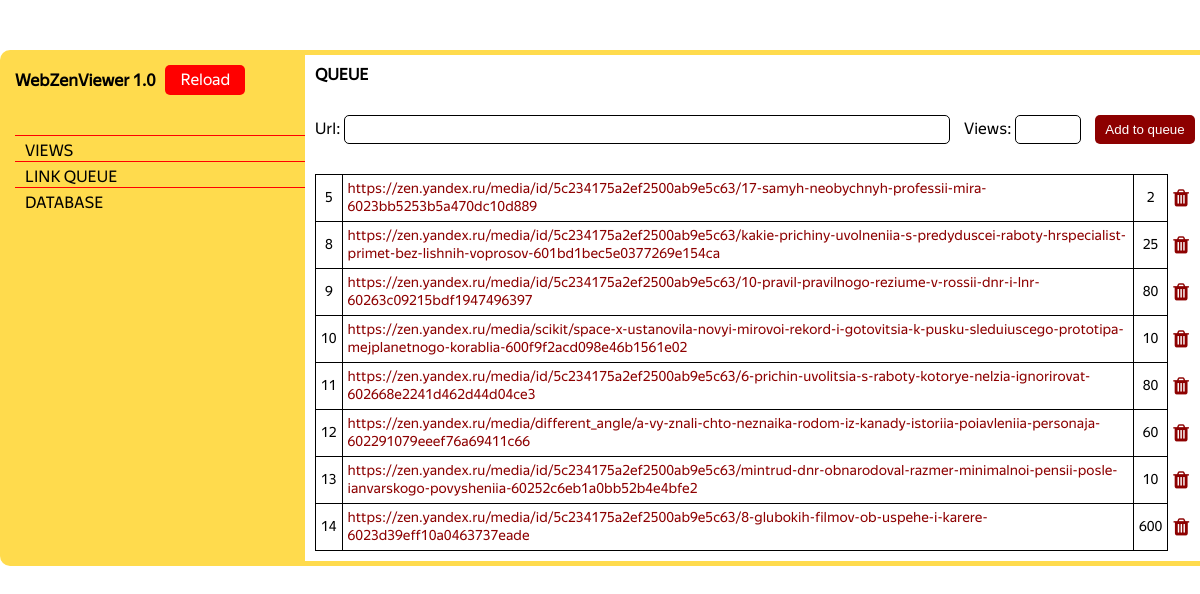
Page /queue on the earlier database version.
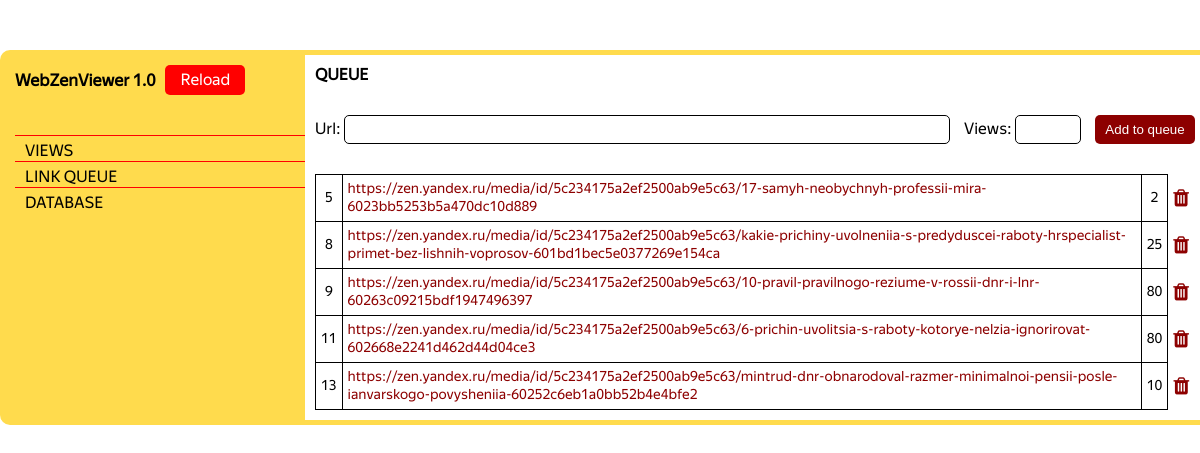
Same page on the later database version.
### app/models.py (models this page shows, shortened)
class LinkQueue(database.Model):
    id = database.Column(database.Integer, primary_key=True)
    url = database.Column(database.Text, nullable=False)
    views = database.Column(database.Integer, nullable=True)

### app/routes.py (the view)
@app.route('/queue', methods=['GET', 'POST'])
def queue():
    queue_form = LinkQueueForm()
    queue_links = LinkQueue.query.all()
    if queue_form.validate_on_submit():
        link = LinkQueue(url=queue_form.url_for_queue.data, views=queue_form.views.data)
        database.session.add(link)
        database.session.commit()
        flash('[INFO] Successfully added!')
        return redirect(url_for('queue'))
    return render_template('queue.html', queue_form=queue_form, queue_links=queue_links)

### app/forms.py (shortened to what this page needs)
class LinkQueueForm(FlaskForm):
    url_for_queue = TextField('Url:', validators=[DataRequired()])
    views = IntegerField('Views:', validators=[DataRequired()])
    submit_link = SubmitField('Add to queue')

### app/templates/queue.html (shortened to what this page needs)
{% extends 'base.html' %}
{% block rightbar %}
    <div class="right-bar-content-head">
        <h1>QUEUE<h1>
    </div>
    <div class="right-bar-content-form">
        <form method="post" class="queue_form">
            <div>
                {{ queue_form.url_for_queue.label }}
                {{ queue_form.url_for_queue(class_='queue-url-field') }}
            </div>
            <div>
                {{ queue_form.views.label }}
                {{ queue_form.views(class_='queue-views-field') }}
            </div>
            {{ queue_form.submit_link(class_='queue-btn') }}
        </form>
    </div>
    <div class="right-bar-content-table">
        <table class="queue-table">
            {% for link in queue_links %}
                <tr>
                    <td>{{ link.id }}</td>
                    <td style="text-align: left;"><a href="{{ link.url }}">{{ link.url }}</a></td>
                    <td>{{ link.views }}</td>
                    <td style="border: none;"><a href="/queue/{{ link.id }}/delete" class="queue-table-delete-btn"><i class="fa fa-trash"></i></a></td>
                </tr>
            {% endfor %}
        </table>
    </div>
{% endblock %}

### app/templates/base.html (shortened to what this page needs)
<!DOCTYPE html>
<html lang="en">
<head>
    <link rel="stylesheet" href="{{ url_for('static', filename='css/style.css') }}">
    <link rel="stylesheet" href="https://maxcdn.bootstrapcdn.com/font-awesome/4.5.0/css/font-awesome.min.css">
</head>
<body class="main-container">
    <section class="content">
        <section class="left-bar">
            <section class="left-bar-content">
                <section class="lbc-head">
                    <h1 class="title">WebZenViewer 1.0</h1>
                    <a href="{{ url_for('index') }}" class="lbc-reload-btn">Reload</a>
                </section>
                <section class="lbc-menu">
                    <div class="lbc-menu-list">
                        <a href="{{ url_for('views') }}" class="lbc-menu-list-item">VIEWS</a>
                        <a href="{{ url_for('queue') }}" class="lbc-menu-list-item">LINK QUEUE</a>
                        <a href="{{ url_for('database_page') }}" class="lbc-menu-list-item">DATABASE</a>
                    </div>
                </section>
            </section>
        </section>
        <section class="right-bar">
            <section class="right-bar-content">
                {% block rightbar %}{% endblock %}
            </section>
        </section>
    </section>
</body>
</html>

### app/static/css/style.css (style rules this page uses)
html, body { width: 100%; height: 100%; padding: 0; margin: 0; font-family: 'Yandex Sans Text', sans-serif; }
h1, p { margin: 0; }
.content { width: 1200px; height: auto; margin: 50px auto; display: flex; border: 5px solid #ffdb4d; border-radius: 10px; }
.left-bar { width: 300px; height: auto; background-color: #ffdb4d; }
.lbc-head { display: flex; align-items: center; padding: 10px; margin-bottom: 30px; font-size: 20px; }
.title { margin-right: 10px; }
.lbc-reload-btn { padding-top: 5px; width: 80px; height: 25px; font-size: 16px; text-align: center; text-decoration: none; background-color: rgb(255, 0, 0); border-radius: 5px; color: white; transition: background-color 0.3s ease, color 0.3s ease; }
.lbc-menu { margin: 0 0 20px 10px; }
.lbc-menu-list { display: flex; flex-direction: column; }
.lbc-menu-list-item { border-top: 1px solid red; text-decoration: none; padding: 5px 0 0 10px; color: black; background-color: none; transition: background-color 1s ease, color 1s ease; }
.right-bar { width: 900px; height: auto; }
.right-bar-content { padding: 10px; }
.right-bar-content-head { margin-bottom: 30px; }
.right-bar-content-form { margin-bottom: 30px; }
.queue_form { display: flex; justify-content: space-between; }
.queue-url-field { width: 600px; height: 25px; border: 1px solid black; border-radius: 5px; background-color: white; }
.queue-views-field { width: 60px; height: 25px; border: 1px solid black; border-radius: 5px; background-color: white; }
.queue-btn { height: 29px; width: 100px; border: none; border-radius: 5px; background-color: rgb(141, 0, 0); color: white; }
.queue-table { width: 100%; border-collapse: collapse; text-align: center; font-size: 14px; }
.queue-table a { text-decoration: none; color: rgb(141, 0, 0); }
.queue-table td { border: 1px solid black; padding: 5px; }
.queue-table-delete-btn { font-size: 20px; }

Differences in the rows shown:
removed LinkQueue: id "10", url "https://zen.yandex.ru/media/scikit/space-x-ustanovila-novyi-mirovoi-rekord-i-gotovitsia-k-pusku-sleduiuscego-prototipa-mejplanetnogo-korablia-600f9f2acd098e46b1561e02", views "10"
removed LinkQueue: id "12", url "https://zen.yandex.ru/media/different_angle/a-vy-znali-chto-neznaika-rodom-iz-kanady-istoriia-poiavleniia-personaja-602291079eeef76a69411c66", views "60"
removed LinkQueue: id "14", url "https://zen.yandex.ru/media/id/5c234175a2ef2500ab9e5c63/8-glubokih-filmov-ob-uspehe-i-karere-6023d39eff10a0463737eade", views "600"
